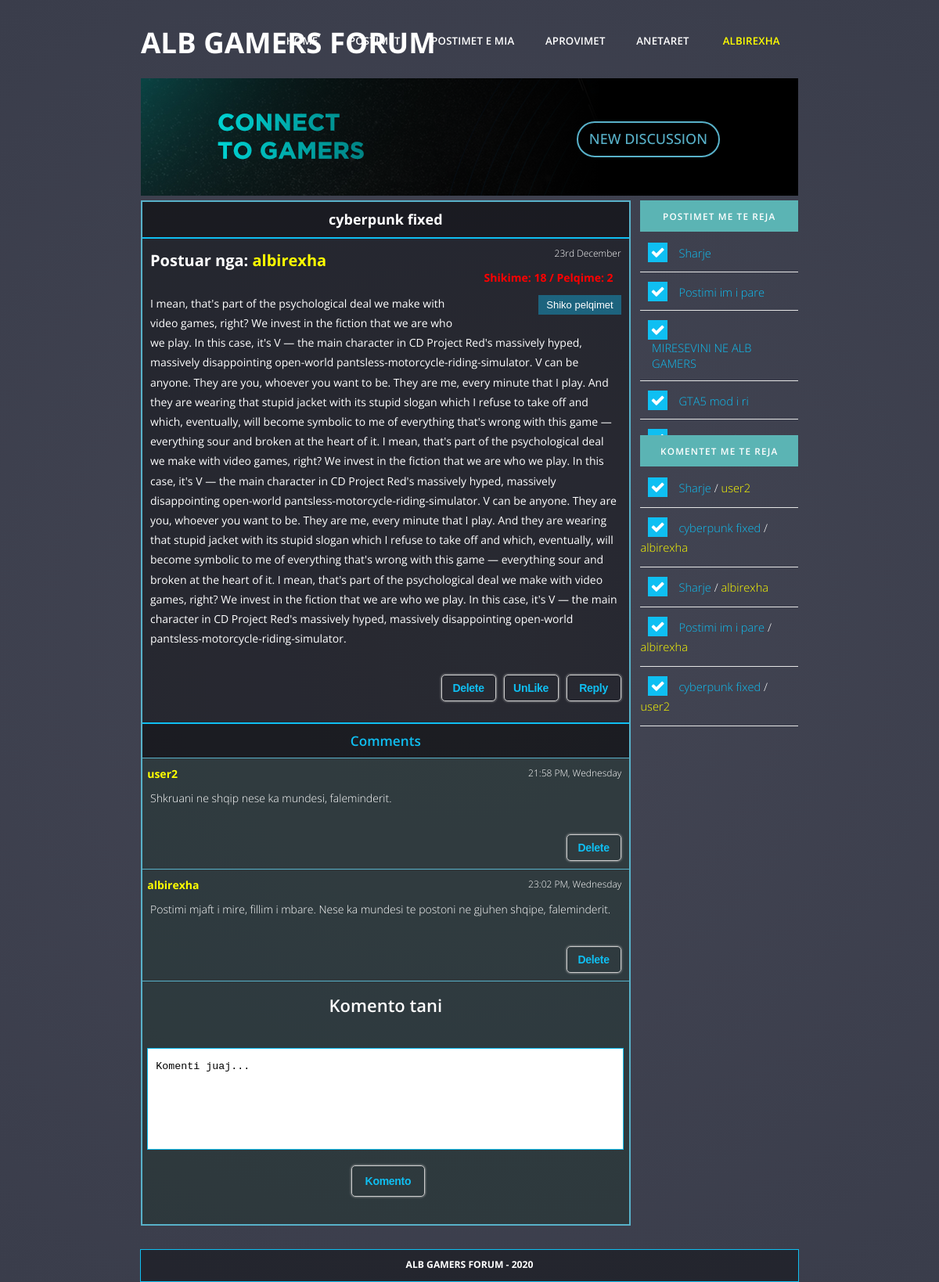
/postimi.php?id=36 (signed in), run on the app's committed database.
### tables this page shows
CREATE TABLE `postimi` (
  `postimiid` int(11) NOT NULL,
  `anetariid` int(11) NOT NULL,
  `data_e_krijimit` datetime NOT NULL DEFAULT current_timestamp(),
  `teksti_postimit` text NOT NULL,
  `titulli_postimit` varchar(255) NOT NULL,
  `kategoriaid` int(11) NOT NULL,
  `shikime` bigint(20) DEFAULT 0
);

CREATE TABLE `anetari` (
  `anetariid` int(11) NOT NULL,
  `emri_mbiemri` varchar(500) NOT NULL,
  `email` varchar(255) NOT NULL,
  `username` varchar(255) NOT NULL,
  `password` varchar(255) NOT NULL,
  `isActive` tinyint(1) NOT NULL DEFAULT 1,
  `roli` int(8) NOT NULL DEFAULT 2
);

CREATE TABLE `komentet` (
  `komentiid` int(11) NOT NULL,
  `postimiid` int(11) NOT NULL,
  `anetariid` int(11) NOT NULL,
  `teksti_komentit` text NOT NULL,
  `data_komentit` datetime DEFAULT current_timestamp()
);

### inc/sqlFunctions.php (called while the page is built, shortened)
<?php
function connection(){
    $dbcon = mysqli_connect('localhost','root','','forumidb');
    return $dbcon;
}
function kthePostimet($type){
    $dbcon = connection();
    $sql="";
    if($type==0)
    $sql = "SELECT
    p.*,
    DATE_FORMAT(p.data_e_krijimit, '%D %M') AS dataPostimit,
    COUNT(pl.postimiid) NrPelqimeve,
    a.username AS username,
    k.emri_kategoria AS kategoria,
    k.kategoriaid AS kID
FROM
    pelqimet pl
RIGHT JOIN postimi p ON
    p.postimiid = pl.postimiid
INNER JOIN anetari a ON
    p.anetariid = a.anetariid
INNER JOIN kategoria k ON
    p.kategoriaid = k.kategoriaid
GROUP BY p.postimiid
ORDER BY
    p.postimiid DESC
";
    else if($type==1)
        $sql = "SELECT titulli_postimit, postimiid FROM postimi ORDER BY postimiid DESC LIMIT 5";
    else if($type==2)
        $sql = "SELECT p.titulli_postimit, p.postimiid, a.username AS username FROM postimi p INNER JOIN komentet k ON p.postimiid = k.postimiid INNER JOIN anetari a ON k.anetariid = a.anetariid ORDER BY k.komentiid DESC LIMIT 5";
        $result = mysqli_query($dbcon, $sql);
        return $result;
}
function merrPostimin($id){
    $dbcon = connection();
    $sql = "SELECT p.*, DATE_FORMAT(p.data_e_krijimit, '%D %M') AS dataPostimit, a.username AS username, k.emri_kategoria AS kategoria, k.kategoriaid AS kID FROM postimi p INNER JOIN anetari a ON p.anetariid=a.anetariid INNER JOIN kategoria k ON p.kategoriaid = k.kategoriaid WHERE postimiid = $id";
    $result = mysqli_query($dbcon, $sql);
    if(mysqli_num_rows($result) != 0){
                return $result;
    }else{
        echo "<script>window.location.href = \"postimet.php\";</script>";
    }
}
function merrKomentet($postid){
    $dbcon = connection();
    $sql = "SELECT k.*, DATE_FORMAT(k.data_komentit, '%H:%i %p, %W') AS dataKomentit, a.username AS username FROM komentet k INNER JOIN anetari a ON a.anetariid = k.anetariid WHERE k.postimiid=$postid";
    $result = mysqli_query($dbcon, $sql);
    return $result;
}
function kontrolloPelqimin($postimi, $user){
    $dbcon = connection();
    $sql = "SELECT * FROM pelqimet WHERE anetariid = '$user' AND postimiid = '$postimi'";
    $result = mysqli_query($dbcon, $sql);
    if($result){
        if(mysqli_num_rows($result) !=0)
            return true;
        else
            return false;
    }else
        return false;
}
function rritShikimet($postimiid){
    $dbcon = connection();
    $sql = "SELECT * FROM postimi WHERE postimiid = $postimiid";
    $result = mysqli_query($dbcon, $sql);
    $postimi = mysqli_fetch_assoc($result);
    $shikimet = $postimi["shikime"];
    $shikimet++;
    $sql2 = "UPDATE postimi SET shikime = $shikimet WHERE postimiid = $postimiid";
    return $shikimet;
}
function merrPelqimet($postimiid){
    $dbcon = connection();
    $sql = "SELECT a.username AS username FROM pelqimet p INNER JOIN anetari a ON a.anetariid = p.anetariid WHERE p.postimiid = $postimiid";
    $result = mysqli_query($dbcon, $sql);
    return $result;
}
?>

### postimi.php (the view, shortened to what this page needs)
<?php include "inc/header.php" ?>
<?php
    if(isset($_GET["id"]) && isset($_SESSION['anetariid'])){
        $postimi = merrPostimin($_GET["id"]);
        $postimiid = $_GET["id"];
        $pelqimetResult = merrPelqimet($postimiid);
        if(mysqli_num_rows($pelqimetResult)>0){
            $pelqimet = mysqli_num_rows($pelqimetResult);
        }else{
            $pelqimet = 0;
        }
        $postsubmit = false;
        if(!$postsubmit)
            $shikimet = rritShikimet($postimiid);
    }else{
        echo "<script>alert('Kyquni per te lexuar postimet!');</script>";
        echo "<script>window.location.href = \"index.php\";</script>";
    }
    $postimiR = mysqli_fetch_assoc($postimi);
    $userid = $postimiR["anetariid"];
    $komentet = merrKomentet($_GET["id"]);
    $isLiked = kontrolloPelqimin($_GET["id"], $_SESSION['anetariid']);
    ?>
    <div id="wrapper">
        <div id="reader">
            <div id="thePost">
                <h4><?php echo $postimiR["titulli_postimit"]; ?></h4>
                <div class="comment_date" style="text-align: right"><?php echo $postimiR["dataPostimit"]; ?>
                <p style="color: red; font-size: 14"> Shikime: <?php echo $shikimet; ?> / Pelqime: <?php echo $pelqimet; ?></p>
                <?php if($pelqimet>0): ?>
                    <button id="openUsers" class="btnSHL">Shiko pelqimet</button>
                <?php endif; ?>
                </div>
                <p>Postuar nga: <span style="color: yellow; cursor: pointer;" onclick="window.location='postimet.php?uidposts=<?php echo $userid ?>' "> <?php echo $postimiR["username"]; ?> </span></p>
                <p class="postText"> <?php echo $postimiR["teksti_postimit"]; ?>
                <form id="login" action="" method="post">
                <input type="submit" value="Reply" name="reply" id="replyy">
                <?php if($isLiked){ ?>
                <input type="submit" id="like" value="UnLike" name="unlike">
                <?php }else{ ?>
                <input type="submit" value="Like" name="like" id="like"> <?php }?>
                <?php if($_SESSION['anetariid'] == $postimiR["anetariid"] || $_SESSION['roli'] ==1): ?>
                <input type="submit" name="fshijPostimin" id="fshijPost" onclick="return confirm('Deshironi te fshini postimin?');" value="Delete">
                <?php endif; ?>
                </form>
                </p>
            </div>
            <ol>
                <h3 id="CommentsS">Comments</h3>
                <?php while($komenti = mysqli_fetch_assoc($komentet)): ?>
                <li>
                    <div class="comment_box">
                        <div class="inside_comment">
                            <div class="comment-meta">
                                <div class="commentsuser" style="color: yellow;"><?php echo $komenti["username"]; ?></div>
                                <div class="comment_date"><?php echo $komenti["dataKomentit"]; ?></div>
                            </div>
                        </div>
                        <div class="comment-body" >
                            <p> <?php echo $komenti["teksti_komentit"]; ?>
                            <form method="post">
                            <?php if($_SESSION['anetariid'] == $komenti["anetariid"] || $_SESSION['anetariid'] == $postimiR["anetariid"] || $_SESSION['roli']==1): ?>
                            <input type="submit" name="deleteKoment" value="Delete" onclick="return confirm('Deshironi te fshini komentin?');">
                            <?php endif; ?>
                            </form>
                            </p>
                        </div>
                    </div>
                </li>
                    <?php endwhile; ?>
                <li>
                    <div class="comment_box" id="commentboxx" >
                        <h2 style="text-align: center; margin: 30px; margin-top: 5px;"> Komento tani </h2>
                        <div id="newComment">
                            <form method="post">
                            <textarea id="textarea" name="komentiTekst">Komenti juaj...</textarea>
                            <div id="replyBtn">
                            <input style="margin-top:20px " type="submit" name="komentoPost" value="Komento">
                            </div>
                            </form>
                        </div>
                    </div>
                </li>
            </ol>
        </div>
        <?php include "inc/sidebar.php" ?>
    </div>
    </div>
    <?php include "inc/footer.php" ?>
</body>
</html>

### inc/sidebar.php
<div id="sidebar">
            <div id="stwo-col">
                <div class="sbox1">
                    <h2>Postimet me te reja</h2>
                    <ul class="style2">
                        <?php $postimetNew = kthePostimet(1);
                              while($postimi = mysqli_fetch_assoc($postimetNew)):
                        ?>
                        <li class="icon icon-ok"><a href="postimi.php?id=<?php echo $postimi["postimiid"]; ?>"><?php echo $postimi["titulli_postimit"]?></a></li>
                              <?php endwhile; ?>
                    </ul>
                </div>
            </div>
            <div id="stwo-col">
                <div class="sbox2">
                    <h2>Komentet me te reja</h2>
                    <ul class="style2">
                        <?php $komentetNew = kthePostimet(2);
                              while($komenti = mysqli_fetch_assoc($komentetNew)):
                        ?>
                        <li class="icon icon-ok"><a href="postimi.php?id=<?php echo $komenti["postimiid"]; ?>"><?php echo $komenti["titulli_postimit"]; ?> </a> / <?php echo '<p style="display: inline; color: yellow">'. $komenti["username"] .'</p>'?></li>
                              <?php endwhile; ?>
                    </ul>
                </div>
            </div>
</div>

### default.css (style rules this page uses)
body { margin: 0px; padding: 0px; background: radial-gradient(circle at center, #434553, #3a3d4b) ; font-family: 'Open Sans', sans-serif; font-size: 11pt; font-weight: 300; color: white; }
h1, h2, h3 { margin: 0; padding: 0; font-weight: 600; color: white; }
p, ol, ul { margin-top: 0; }
ol, ul { padding: 0; list-style: none; }
p { line-height: 180%; }
a { color: #0fbff2; }
ul.style2 { margin: 0; padding-top: 1em; list-style: none; }
ul.style2 li { border-bottom: solid 1px #E5E5E5; padding: 0.80em 0 0.80em 0; font-family: 0.80em; }
ul.style2 li:before { display: inline-block; padding: 3px; background: #0fbff2; margin-left: 10px; }
ul.style2 a { display: inline-block; margin-left: 1em; text-decoration: none; }
ul.style2 li:first-child { border-top: 0; padding-top: 0; }
ul.style2 .icon { color: #FFF; }
#wrapper { margin: 0 auto; width: 70%; }
#sidebar { float: right; width: 24%; margin-bottom: 10px; }
#stwo-col h2 { display: block; padding: 12px 0px; letter-spacing: 0.10em; text-transform: uppercase; font-size: 0.8em; font-weight: 600; color: white; background-color:#5bb4b4; width: auto; text-align: center; }
#stwo-col .sbox2 { float: right; width: 100%; min-height: 250px; }
#stwo-col .sbox1 { float: left; width: 100%; height: 300px; }
#reader { width: 74%; float: left; border: 2px solid #58b1c9; background: rgba(0, 0, 0, 0.4); margin-bottom: 30px; min-height: 590px; }
#reader ol { margin: 0; padding: 0; }
#reader li { list-style: none outside none; margin-bottom:6px; padding: 0; }
#reader .comment_box { float: left; border-top: 1px solid #58b1c9; padding-top: 10px; background: rgba(93, 150, 131, 0.178); width: 100% }
#reader .comment-meta { margin-bottom: 4px; overflow: auto; }
#reader .commentsuser { float: left; font-size: 14px; color: white; font-weight:bold; padding-left: 1%; }
#reader .comment_date { float: right; font-size: 12px; color:white; }
.comment-meta .comment_date { margin-right: 1.5%; }
.comment_date p { margin-left: 0; }
.comment-body p { padding: 10px; padding-top: 5px; }
.comment-body form { margin-bottom: 20px; }
#reader .comment-body { color: white; font-size: 14px; }
.comment-body input[type=submit] { margin-bottom: 10px; margin-top: 10px; }
#thePost { text-align: center; padding-top: 0; }
#thePost h4 { margin-top: 0; margin-bottom: 0; font-size: 18px; font-weight: bold; line-height: 1.4; padding: 10px; border-bottom: 2px solid #0fbff2; background: rgba(0, 0, 0, 0.3); }
#thePost p { text-align: left; padding: 10px; font-weight: bold; margin-bottom: 0; font-size: 20px; }
#thePost .postText { font-weight: 400; text-align: left; padding: 10px; color: white; font-size: 14px; display: block; margin-block-start: 1em; margin-block-end: 1em; margin-inline-start: 0px; margin-inline-end: 0px; padding-top: 0px!important; }
#CommentsS { color: #0fbff2; border-top: 2px solid #0fbff2; background: rgba(0, 0, 0, 0.3); text-align: center; padding: 10px 0px; margin-top: 50px; }
#thePost .comment_date { margin: 10px; margin-bottom: 0px; }
#newComment { height: 130px; }
#newComment textarea { margin-top: 10px; width: 98%; height: 100%; resize: none; border-color: #0fbff2; outline: none; overflow: auto; padding: 10px; padding-top: 15px; margin-left: 1%; }
input[type=submit] { border: 1px solid #CCCCCC; border-radius: 5px; box-shadow: 0 0 3px #CCCCCC; color: #0fbff2; cursor: pointer; font-family: Verdana,Arial,Helvetica,sans-serif; font-size: 14px; font-weight: 600; letter-spacing: -0.02em; padding: 8px; text-decoration: none; display:block; float:right; margin-right: 10px; width: 70px; text-align: center; background: none; margin-top: 10px; }
#replyBtn input[type=submit] { margin-right: 42%; margin-top: 10px; width: 15%; height: 40px; }
.btnSHL { background: #0fbff2; font-size: 13px; color: white; padding: 5px 10px; cursor: pointer; border: 0; background: rgba(15, 191, 242, 0.4); outline:none; }
#commentboxx { height: 300px; }

### data on the page
postimi: titulli_postimit "cyberpunk fixed", anetariid.username "albirexha", teksti_postimit "I mean, that's part of the psychological deal we make with video games, right? We invest in the fiction that we are who we play. In this case, it's V — the main character in CD Project Red's massively hyped, massively disappointing open-world pantsless-motorcycle-riding-simulator. V can be anyone. They are you, whoever you want to be. They are me, every minute that I play. And they are wearing that stupid jacket with its stupid slogan which I refuse to take off and which, eventually, will become symbolic to me of everything that's wrong with this game — everything sour and broken at the heart of it. I mean, that's part of the psychological deal we make with video games, right? We invest in…", anetari.username "user2"
komentet: anetariid.username "user2", dataKomentit "21:58 PM, Wednesday", teksti_komentit "Shkruani ne shqip nese ka mundesi, faleminderit."
komentet: anetariid.username "albirexha", dataKomentit "23:02 PM, Wednesday", teksti_komentit "Postimi mjaft i mire, fillim i mbare. Nese ka mundesi te postoni ne gjuhen shqipe, faleminderit."
postimi: titulli_postimit "Sharje", anetari.username "user2", anetari.username "albirexha"
postimi: titulli_postimit "Postimi im i pare", anetari.username "albirexha"
postimi: titulli_postimit "MIRESEVINI NE ALB GAMERS"
postimi: titulli_postimit "GTA5 mod i ri"

### other printed values
$_SESSION["username"] "ALBIREXHA"
$postimiR["dataPostimit"] "23rd December"
$shikimet "18"
$pelqimet "2"
